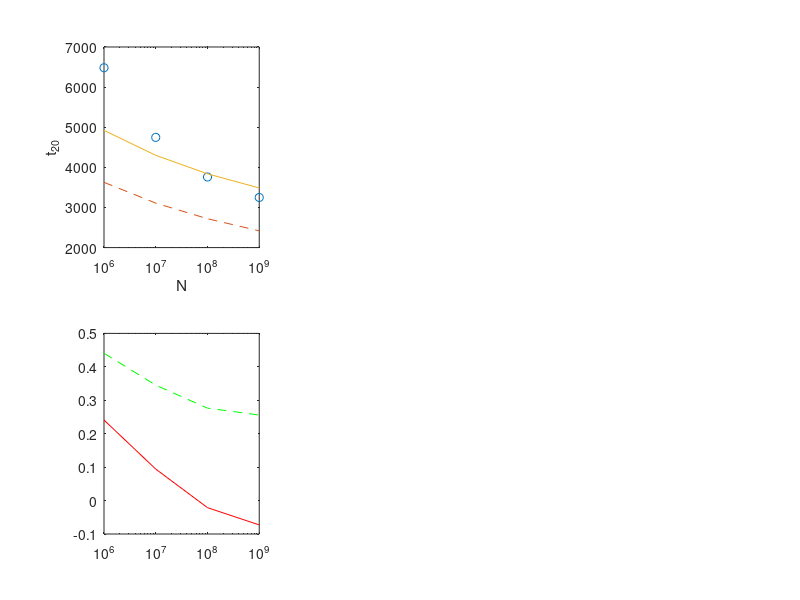

The MATLAB source for this figure: (Note: this script raises an error after producing the figure.)
function [] = NewMethod()
    figure();
    %Sweep N
    subplot(2,3,1)
    dat_01 = load('SweepN.mat');
    semilogx(dat_01.N, dat_01.Nt_20, 'o');
    hold all
    semilogx(dat_01.N, dat_01.Nt_20_anal1, '--');
    semilogx(dat_01.N, dat_01.Nt_20_anal2_transient);
    xlabel('N')
    ylabel('t_{20}')
    %Error N
    subplot(2,3,4)
    semilogx(dat_01.N, (dat_01.Nt_20-dat_01.Nt_20_anal1)./dat_01.Nt_20, '--g');
    hold all;
    semilogx(dat_01.N, (dat_01.Nt_20-dat_01.Nt_20_anal2_transient)./dat_01.Nt_20, 'r');
    hy = graph2d.constantline(0, 'Color',[.7 .7 .7]);
    changedependvar(hy,'y');
    xlim([dat_01.N(1) dat_01.N(length(dat_01.N))])
    xlabel('N')
    ylabel('Error')
    
    %Sweep U
    subplot(2,3,2)
    dat_02 = load('SweepU.mat');
    semilogx(dat_02.U, dat_02.Ut_20, 'o');
    hold all
    semilogx(dat_02.U, dat_02.Ut_20_anal1, '--');
    semilogx(dat_02.U, dat_02.Ut_20_anal2_transient);
    xlabel('U')
    ylabel('t_{20}')
    %Error U
    subplot(2,3,5)
    semilogx(dat_02.U, (dat_02.Ut_20-dat_02.Ut_20_anal1)./dat_02.Ut_20, '--g');
    hold all;
    semilogx(dat_02.U, (dat_02.Ut_20-dat_02.Ut_20_anal2_transient)./dat_02.Ut_20, 'r');
    hy = graph2d.constantline(0, 'Color',[.7 .7 .7]);
    changedependvar(hy,'y');
    xlim([dat_02.U(1) dat_02.U(length(dat_02.U))])
    xlabel('U')
    ylabel('Error')

    %Sweep S
    subplot(2,3,3)
    dat_03 = load('SweepS.mat');
    semilogx(dat_03.S, dat_03.St_20 ,'o');
    hold all
    semilogx(dat_03.S, dat_03.St_20_anal1, '--');
    semilogx(dat_03.S, dat_03.St_20_anal2_transient);
    xlabel('S')
    ylabel('t_{20}')
    %Error S
    subplot(2,3,6)
    semilogx(dat_03.S, (dat_03.St_20-dat_03.St_20_anal1)./(dat_03.St_20), '--g');
    hold all;
    semilogx(dat_03.S, (dat_03.St_20-dat_03.St_20_anal2_transient)./(dat_03.St_20), 'r');
    hy = graph2d.constantline(0, 'Color',[.7 .7 .7]);
    changedependvar(hy,'y');
    xlim([dat_03.S(1) dat_03.S(length(dat_03.S))])
    xlabel('S')
    ylabel('Error')
end
